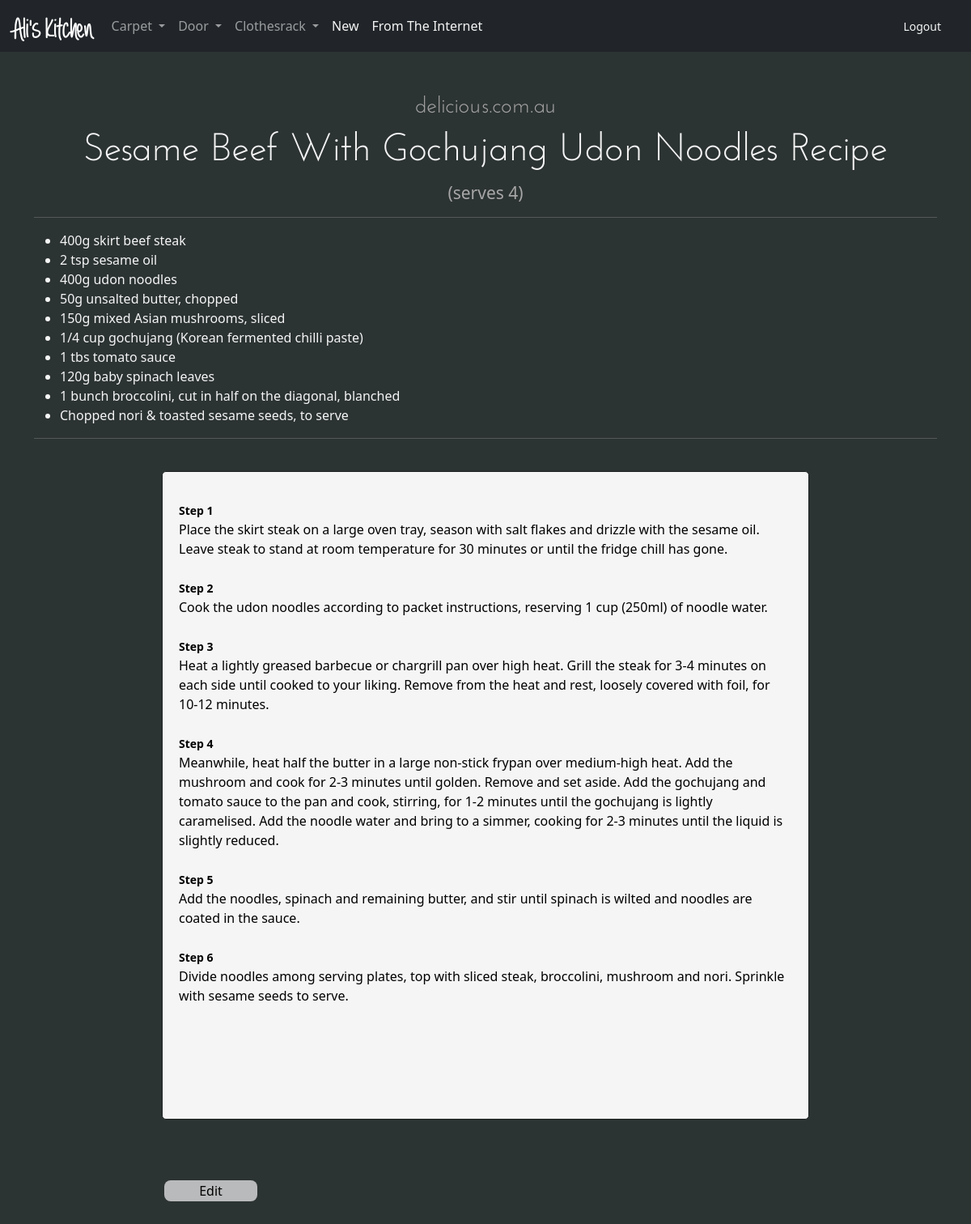
The app's page /view_recipe/15 (signed in) with its own data.
### recipes/models.py (models this page shows)
class Category(models.Model):
    user = models.ForeignKey(User, on_delete=models.CASCADE)
    name = models.CharField(max_length=50)
    image = models.URLField(blank=True, null=True,)
    description = models.TextField(blank=True, null=True)
    class Meta:
        verbose_name_plural = 'categories'
    def __str__(self):
        return self.name

class Recipe(models.Model):
    user = models.ForeignKey(User, on_delete=models.CASCADE)
    category = models.ForeignKey(
        Category, on_delete=models.CASCADE, blank=True, null=True)
    title = models.CharField(max_length=50)
    body = models.TextField()
    ingredients = models.CharField(max_length=1000, blank=True, null=True)
    servings = models.IntegerField(blank=True, null=True)
    site = models.CharField(max_length=200, blank=True, null=True)
    def __str__(self):
        return self.title

### recipes/views.py (the view)
# urls.py: path('view_recipe/<int:rec_pk>', views.view_recipe, name='view_recipe'),
def view_recipe(request, rec_pk):
    user_pk = request.user.pk
    recipes = Recipe.objects.filter(user__pk=user_pk)
    categories = Category.objects.filter(user__pk=user_pk)
    recipe = Recipe.objects.get(pk=rec_pk)
    if recipe.ingredients:
        ingr_list = recipe.ingredients.split('#')
    else:
        ingr_list = []
    return render(request, 'recipes/view_recipe.html', {
        'recipe': recipe,
        'ingr_list': ingr_list,
        'categories': categories,
        'recipes': recipes,
    })

### recipes/templates/recipes/view_recipe.html
{% extends 'recipes/header.html' %}
{% block content %}
  <div>
    <div style="text-align: center;">
      {% if recipe.site %}
        <h6><small style="color: rgb(168, 167, 167)">{{ recipe.site }}</small></h6>
      {% endif %}
      <h3>{{ recipe.title.title }} </h3>
      {% if recipe.servings %}
        <h4><small style="color: rgb(168, 167, 167)">(serves {{ recipe.servings }})</small></h4>
      {% endif %}
    </div>
    {% if ingr_list %}
      <hr>
      <div>
        <ul>
          {% for i in ingr_list %}
            {% if i.0 == '!' %}
              <br>
              <strong>{{i| slice:'1:'}}</strong>
            {% else %}
              <li>{{i}}</li>
            {% endif %}
          {% endfor %}
        </ul>
      </div>
      <hr>
    {% endif %}
    <br>
    <div class="center">
      <div class="recipe-text">
        {{ recipe.body| safe }}
      </div>
    </div>
  </div>
  <br><br><br>
  <div class="center">
    <div class="edit-button">
      <a href="{% url 'recipes:edit_recipe' rec_pk=recipe.pk %}">
        <button id="button">Edit</button>
      </a>
    </div>
  </div>
  <div class="footer-div"> </div>
{% endblock %}

### recipes/templates/recipes/header.html (shortened to what this page needs)
<!DOCTYPE html>
<html lang="en">
  <head>
    {% load static %}
    <link
      href="https://cdn.jsdelivr.net/npm/bootstrap@5.3.0-alpha3/dist/css/bootstrap.min.css"
      rel="stylesheet"
/>
    <link rel="stylesheet" href="{% static 'recipes/style.css' %}" />
  </head>
  <body>
    {% include "recipes/includes/navbar.html" %}
    <br><br>
    <div class="container">
      {% block content %}
      {% endblock %}
    </div>
  </body>
</html>

### recipes/templates/recipes/includes/navbar.html (shortened to what this page needs)
<nav class="navbar navbar-expand-lg navbar sticky-top navbar-dark bg-dark">
    <div class="container-fluid">
      {% if user.is_authenticated %}
        <a class="navbar-brand" href="{% url 'recipes:index' %}" style="font-family: AlwaysForever; font-size: 35px; margin-bottom: -15px; font-weight: bold">Ali's Kitchen</a>
        <div class="collapse navbar-collapse" id="navbarNavDarkDropdown">
            <ul class="navbar-nav">
              {% for cat in categories %}
                <li class="nav-item dropdown">
                  <a class="nav-link dropdown-toggle" href="#" id="navbarDarkDropdownMenuLink" role="button" data-bs-toggle="dropdown" aria-expanded="false">
                    {{cat|title}}
                  </a>
                </li>
              {% endfor %}
              <li>
                <a style="color: whitesmoke;" class="nav-link" href="{% url 'recipes:create' ingr_check='new' %}">New</a>
              </li>
              <li>
                <a style="color: whitesmoke;" class="nav-link" href="{% url 'recipes:get_recipe' %}">From The Internet</a>
              </li>
            </ul>
        </div>
        <div style="margin-right: 25px;">
          <a href="/logout" style="color:whitesmoke"><small>Logout</small></a>
        </div>
      {% endif %}
    </div>
  </nav>

### recipes/static/recipes/style.css (style rules this page uses)
a { text-decoration: none; color: rgb(104, 180, 222); }
body { color: whitesmoke; background-color: #2C3333; }
hr { display: block; height: 1px; border: 0; border-top: 1px solid #ccc; margin: 1em 0; padding: 0; }
h3 { text-align: center; font-family: JosefinSans; font-size: 3rem; }
h6 { text-align: center; font-family: JosefinSans; font-size: 2rem; }
.recipe-text { width: 800px; height: 100%; background-color: whitesmoke; color: black; padding: 20px; padding-top: 35px; padding-bottom: 100px; border: 1px solid #1d2121; border-radius: 5px; }
.edit-button { display: flex; justify-content: left; width: 800px; }
.center { display: flex; justify-content: center; }
.footer-div { height: 200px; }
#button { width: 115px; border-radius: 8px; margin: 3px; background-color: rgb(185, 186, 187); border: none; }

### records on screen
Category: name "Carpet"
Category: name "Door"
Category: name "Clothesrack"
Recipe: site "delicious.com.au", title "Sesame Beef With Gochujang Udon Noodles Recipe", servings "4", body "Step 1 Place the skirt steak on a large oven tray, season with salt flakes and drizzle with the sesame oil. Leave steak to stand at room temperature for 30 minutes or until the fridge chill has gone. Step 2 Cook the udon noodles according to packet instructions, reserving 1 cup (250ml) of noodle water. Step 3 Heat a lightly greased barbecue or chargrill pan over high heat. Grill the steak for 3-4 minutes on each side until cooked to your liking. Remove from the heat and rest, loosely covered with foil, for 10-12 minutes. Step 4 Meanwhile, heat half the butter in a large non-stick frypan over medium-high heat. Add the mushroom and cook for 2-3 minutes until golden. Remove and set aside. Add…"

### other values on screen
{{ i }} "400g skirt beef steak" "2 tsp sesame oil" "400g udon noodles" "50g unsalted butter, chopped" "150g mixed Asian mushrooms, sliced" "1/4 cup gochujang (Korean fermented chilli paste)" "1 tbs tomato sauce" "120g baby spinach leaves" "1 bunch broccolini, cut in half on the diagonal, blanched" "Chopped nori & toasted sesame seeds, to serve"
